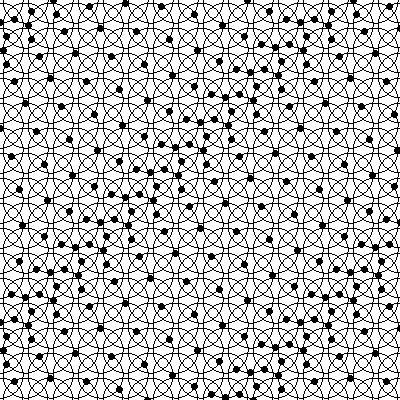
Frame 1 (no input)
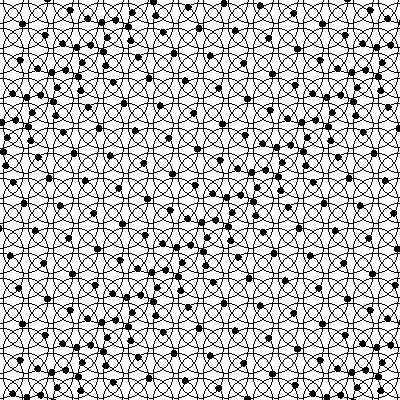
Frame 60 (the mouse pressed at the canvas centre just before this capture)
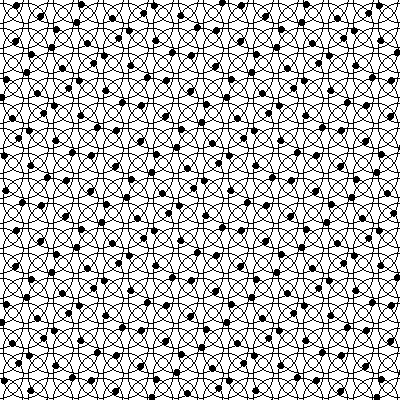
Frame 120 (the mouse held since frame 60 and released just before this capture)

The Processing sketch that drew these frames (run headless with seeded random() and noise(); from frame 60 on, the mouse is pressed at the canvas centre):

// Processing sketch: processing_102230
// ── processing_102230.pde

orbiter[][] orbiters;
int onum = 20;
int mainsize = 45;
int mainspacing = int(mainsize/2 + (mainsize/12));
int inset = 0;

void setup()  {
 size(400,400); 
 frameRate(50);
 noSmooth();
 orbiters = new orbiter[onum][onum];

 /// the phase of an orbiter is set according to its position in the orbiter grid. orbiters phase is set to its X position plus its Y position, both times 30. phase is measured in degrees because of the radians() function I'm using. each orbiter will be angled 30 degrees more than its top and left neighbours.
 
 for(int i=0;i<onum;i++)  { 
   for(int o=0;o<onum;o++)  { 
    orbiters[i][o] = new orbiter(inset+i*mainspacing,inset+o*mainspacing,(i+o)*30,mainsize);
   } } 
   
}

void draw()  {

  background(255);
  stroke(0);
  
   ////does the same thing as the original setup, but instead of a regular 30 degrees it uses the mouse's X and Y position to modify the phase difference between the rows and columns of orbiters, respectively                         
  if(mousePressed==true)  { 
   for(int i=0;i<onum;i++)  {
   for(int o=0;o<onum;o++)  {
    orbiters[i][o].phase=(  ( (i*mouseX) + (o*mouseY)));
   }  }  }
  
  for(int i=0;i<onum;i++)  {
   for(int o=0;o<onum;o++)  {
    orbiters[i][o].render();
   }  }  

}

class orbiter  {

  int x; int y;
  int phase; 
  
  int angle=0;        // keeps track of the current angle of the orbiter
  int speed = 4;
  
  int siz;
  int halfsiz;
  
  
  
  orbiter(int ix, int iy, int inphase, int size)  {
    x=ix; y=iy; 
    phase=inphase; 
    siz=size; 
    halfsiz = int(size/2);
  }

  void render()  {
  
    noFill();
    
    ellipse(x, y, siz, siz);
    
 ////set xhash and yhash to represent a point on a circular path around orbiter position according to angle
    float xhash = x - (  sin((radians(phase+angle)  )) * halfsiz ); 
    float yhash = y + (  cos((radians(phase+angle)  )) * halfsiz );
    
    fill(0);
    
    ellipse(xhash,yhash,6,6);
    
    if(angle<360)  {  angle = (angle + speed) % 360;  } //constrains the angle to 360 degrees 
                                                        // (not really necessary)                        
    
  }

}
